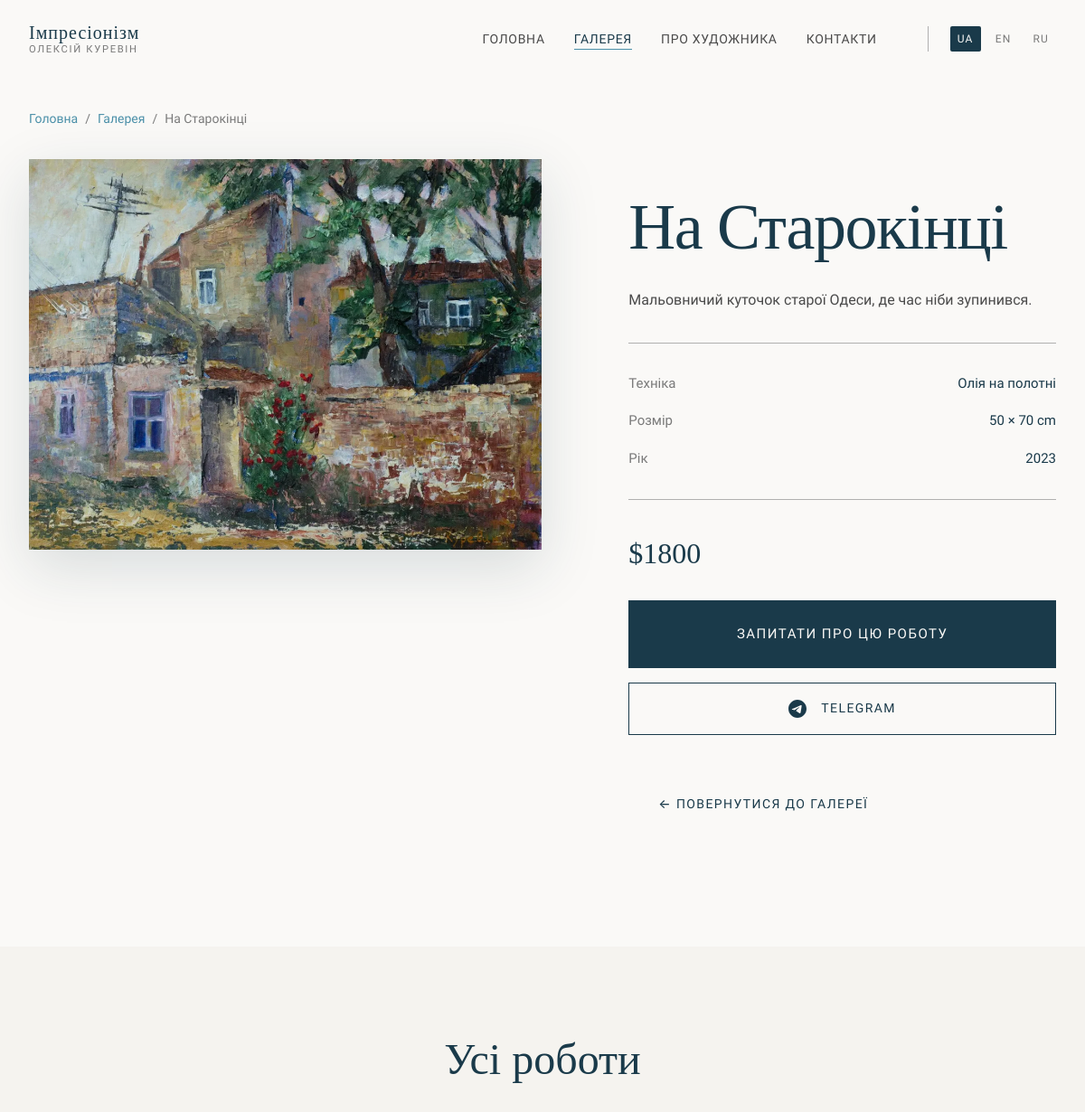
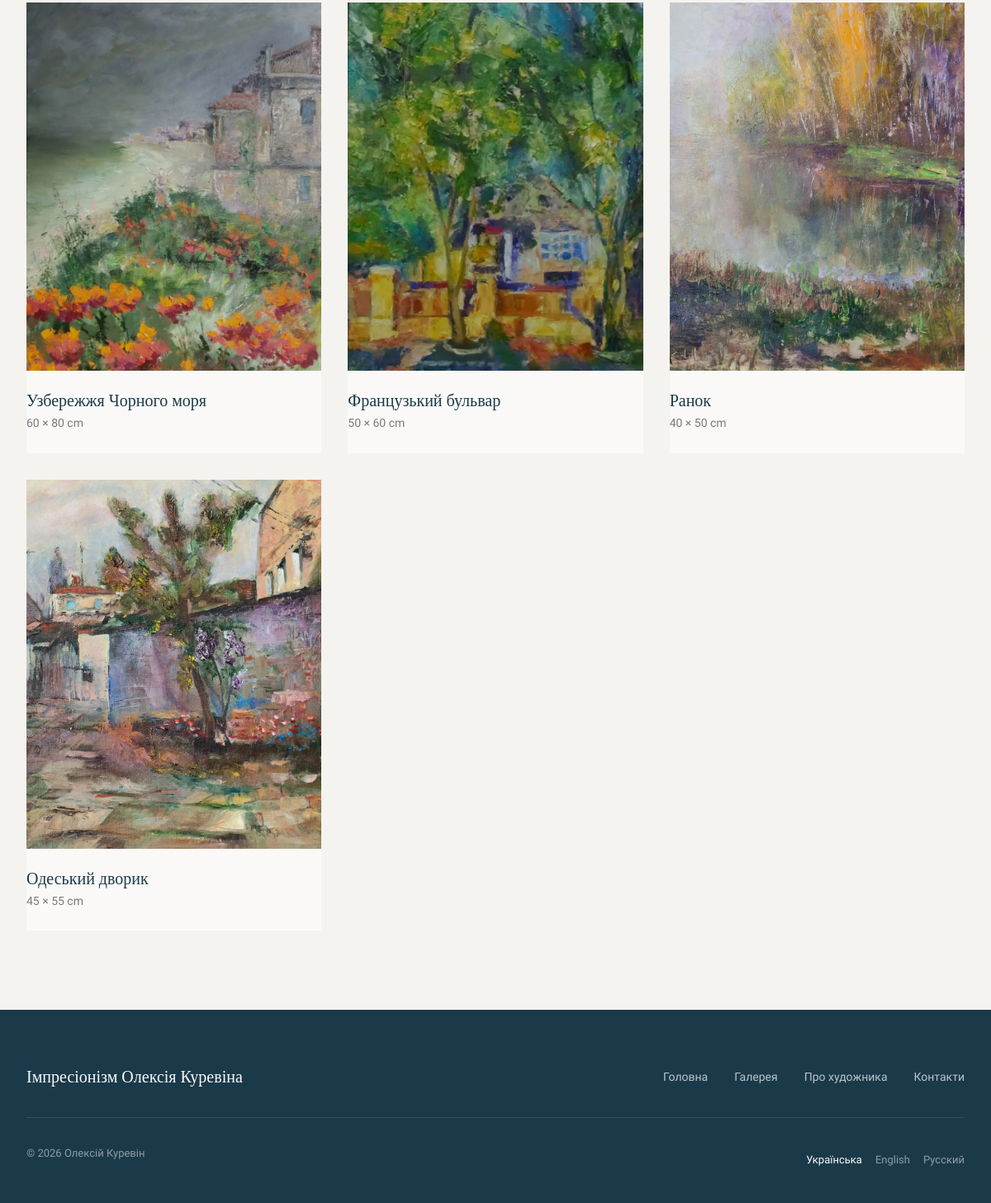
The app's page /painting/1 with its own data (2 pictures, top to bottom).
### app.py (models this page shows)
class Painting(db.Model):
    id = db.Column(db.Integer, primary_key=True)
    title_uk = db.Column(db.String(200), nullable=False)
    title_en = db.Column(db.String(200), nullable=False)
    title_ru = db.Column(db.String(200), nullable=False)
    description_uk = db.Column(db.Text)
    description_en = db.Column(db.Text)
    description_ru = db.Column(db.Text)
    width = db.Column(db.Integer)  # in cm
    height = db.Column(db.Integer)  # in cm
    year = db.Column(db.Integer)
    technique_uk = db.Column(db.String(100))  # e.g., "Олія на полотні"
    technique_en = db.Column(db.String(100))  # e.g., "Oil on canvas"
    technique_ru = db.Column(db.String(100))  # e.g., "Масло на холсте"
    price = db.Column(db.Float)  # in USD
    is_sold = db.Column(db.Boolean, default=False)
    is_available = db.Column(db.Boolean, default=True)
    is_featured = db.Column(db.Boolean, default=False)
    image = db.Column(db.String(255))
    created_at = db.Column(db.DateTime, default=datetime.utcnow)
    order = db.Column(db.Integer, default=0)
    def get_title(self, lang):
        return getattr(self, f'title_{lang}', self.title_en)
    def get_description(self, lang):
        return getattr(self, f'description_{lang}', self.description_en)
    def get_technique(self, lang):
        return getattr(self, f'technique_{lang}', self.technique_en)
    def get_size_display(self):
        if self.width and self.height:
            return f"{self.width} × {self.height} cm"
        return None

### app.py (the view)
@app.route('/painting/<int:painting_id>')
def painting_detail(painting_id):
    painting = Painting.query.get_or_404(painting_id)
    other_paintings = Painting.query.filter(
        Painting.id != painting_id,
        Painting.is_available == True
    ).order_by(Painting.order).limit(4).all()
    return render_template('pages/painting.html', painting=painting, other_paintings=other_paintings)

### app.py (called while the page is built)
def get_lang():
    lang = session.get('lang', 'uk')
    if lang not in ['uk', 'en', 'ru']:
        lang = 'uk'
    return lang

@app.context_processor
def inject_globals():
    return {
        'lang': get_lang(),
        't': get_translations(),
        'config': app.config,
        'current_year': datetime.now().year
    }

### templates/pages/painting.html (shortened to what this page needs)
{% extends 'base.html' %}
{% block content %}
<section class="painting-detail">
    <div class="container">
        <nav class="breadcrumb" style="justify-content: flex-start; margin-bottom: var(--space-xl);">
            <a href="{{ url_for('home') }}">{{ t.nav_home }}</a>
            <span>/</span>
            <a href="{{ url_for('gallery') }}">{{ t.nav_gallery }}</a>
            <span>/</span>
            <span>{{ painting.get_title(lang) }}</span>
        </nav>
        <div class="painting-detail-grid">
            <div class="painting-image-main">
                {% if painting.image %}
                <img src="{{ url_for('static', filename='images/paintings/' + painting.image) }}" alt="{{ painting.get_title(lang) }}">
                {% else %}
                <img src="https://images.unsplash.com/photo-1579783902614-a3fb3927b6a5?w=1200&q=80" alt="{{ painting.get_title(lang) }}">
                {% endif %}
            </div>
            <div class="painting-info">
                <h1 class="painting-title">{{ painting.get_title(lang) }}</h1>
                {% if painting.get_description(lang) %}
                <p class="painting-description">{{ painting.get_description(lang) }}</p>
                {% endif %}
                <div class="painting-specs">
                    {% if painting.get_technique(lang) %}
                    <div class="painting-spec">
                        <span class="painting-spec-label">{{ t.technique }}</span>
                        <span class="painting-spec-value">{{ painting.get_technique(lang) }}</span>
                    </div>
                    {% endif %}
                    {% if painting.get_size_display() %}
                    <div class="painting-spec">
                        <span class="painting-spec-label">{{ t.size }}</span>
                        <span class="painting-spec-value">{{ painting.get_size_display() }}</span>
                    </div>
                    {% endif %}
                    {% if painting.year %}
                    <div class="painting-spec">
                        <span class="painting-spec-label">{{ t.year }}</span>
                        <span class="painting-spec-value">{{ painting.year }}</span>
                    </div>
                    {% endif %}
                </div>
                {% if painting.is_sold %}
                <div style="margin-bottom: var(--space-xl);">
                    <span class="painting-card-status status-sold" style="font-size: 0.875rem;">{{ t.sold }}</span>
                </div>
                {% else %}
                    {% if painting.price %}
                    <div class="painting-price-large">${{ painting.price|int }}</div>
                    {% endif %}
                {% endif %}
                <div class="painting-actions">
                    {% if not painting.is_sold %}
                    <a href="{{ url_for('contact', painting=painting.id) }}" class="btn btn-primary btn-lg">{{ t.inquire }}</a>
                    {% endif %}
                    <a href="https://t.me/{{ config.get('CONTACT_TELEGRAM', 'kurevin_art') }}?text={{ (t.interested_in + ': ' + painting.get_title(lang))|urlencode }}" target="_blank" class="btn btn-outline">
                        Telegram
                    </a>
                </div>
                <div style="margin-top: var(--space-2xl);">
                    <a href="{{ url_for('gallery') }}" class="btn btn-ghost">← {{ t.back_to_gallery }}</a>
                </div>
            </div>
        </div>
    </div>
</section>
{% if other_paintings %}
<section class="related-paintings">
    <div class="container">
        <h2 class="text-center mb-4">{{ t.all_works }}</h2>
        <div class="gallery-grid">
            {% for p in other_paintings %}
            <article class="painting-card">
                <a href="{{ url_for('painting_detail', painting_id=p.id) }}">
                    <div class="painting-card-image">
                        {% if p.image %}
                        <img src="{{ url_for('static', filename='images/paintings/' + p.image) }}" alt="{{ p.get_title(lang) }}">
                        {% else %}
                        <img src="https://images.unsplash.com/photo-1579783902614-a3fb3927b6a5?w=600&q=80" alt="{{ p.get_title(lang) }}">
                        {% endif %}
                    </div>
                </a>
                <div class="painting-card-body">
                    <h3 class="painting-card-title">
                        <a href="{{ url_for('painting_detail', painting_id=p.id) }}">{{ p.get_title(lang) }}</a>
                    </h3>
                    <div class="painting-card-meta">
                        {% if p.get_size_display() %}
                        <span>{{ p.get_size_display() }}</span>
                        {% endif %}
                    </div>
                </div>
            </article>
            {% endfor %}
        </div>
    </div>
</section>
{% endif %}
{% endblock %}

### records on screen
Painting: get_title "На Старокінці", image (picture), get_description "Мальовничий куточок старої Одеси, де час ніби зупинився.", get_technique "Олія на полотні", size "50 × 70 cm", year "2023", price "1800"
Painting: image+title_en+title_uk (picture), get_title "Узбережжя Чорного моря", size "60 × 80 cm"
Painting: image+title_en+title_uk (picture), get_title "Французький бульвар", size "50 × 60 cm"
Painting: image (picture), get_title "Ранок", size "40 × 50 cm"
Painting: image+title_en+title_uk (picture), get_title "Одеський дворик", size "45 × 55 cm"

### other values on screen
{{ t.site_title.split()[0] if lang == 'uk' else 'Impressionism' }} "Імпресіонізм"
{{ t.nav_home }} "ГОЛОВНА"
{{ t.nav_gallery }} "ГАЛЕРЕЯ"
{{ t.nav_about }} "ПРО ХУДОЖНИКА"
{{ t.nav_contact }} "КОНТАКТИ"
{{ t.nav_home }} "Головна"
{{ t.nav_gallery }} "Галерея"
{{ t.technique }} "Техніка"
{{ t.size }} "Розмір"
{{ t.year }} "Рік"
{{ t.inquire }} "ЗАПИТАТИ ПРО ЦЮ РОБОТУ"
{{ t.back_to_gallery }} "ПОВЕРНУТИСЯ ДО ГАЛЕРЕЇ"
{{ t.all_works }} "Усі роботи"
{{ t.site_title }} "Імпресіонізм Олексія Куревіна"
{{ t.nav_about }} "Про художника"
